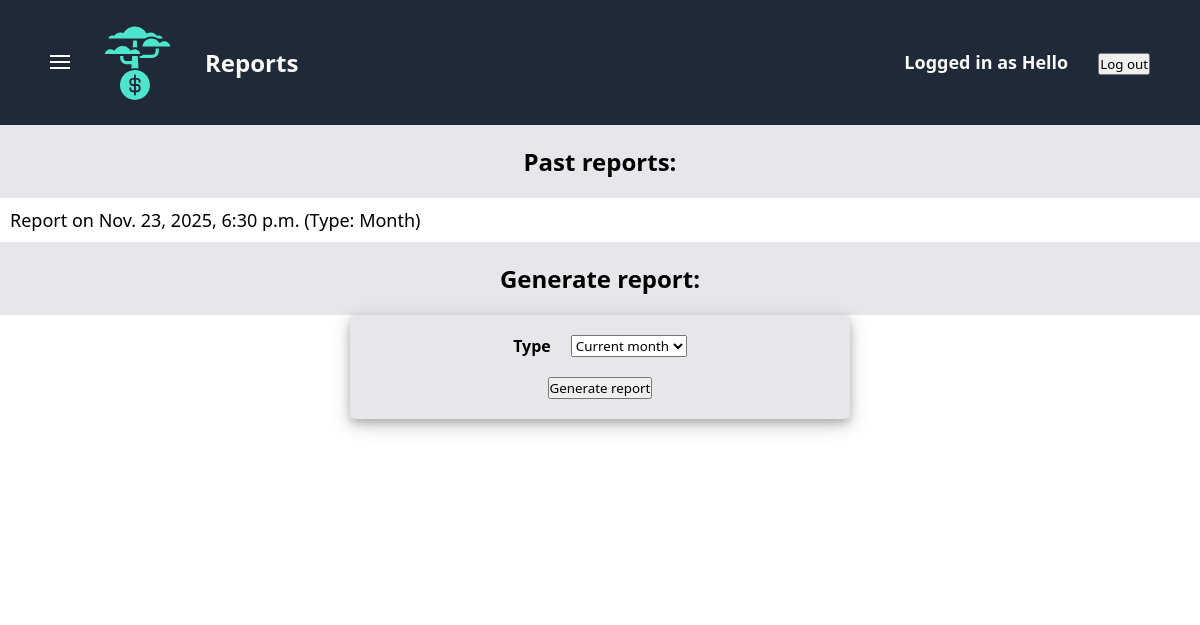
Page /finance/reports/ (signed in) on the earlier database version.
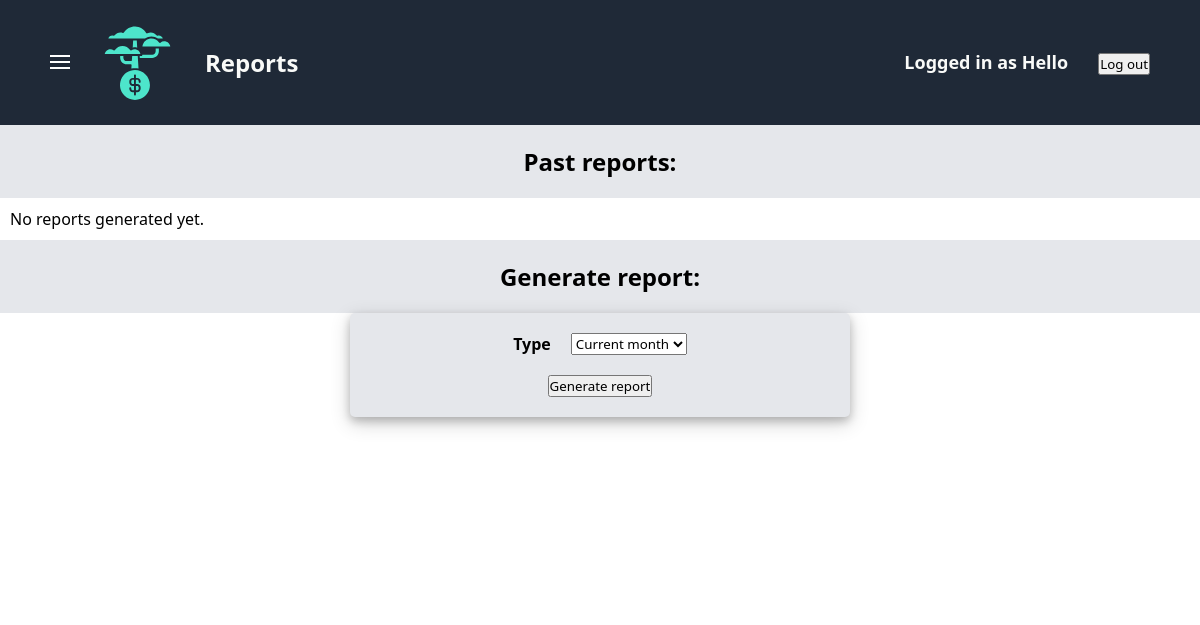
Same page on the later database version.
### finance/models.py (models this page shows)
class Report(models.Model):
    user = models.ForeignKey(User, on_delete=models.CASCADE)
    reportType = models.CharField(default="Month", max_length=200)
    file = models.FileField(upload_to="reports/")
    creationDate = models.DateTimeField(auto_now_add=True)

### finance/views.py (the view)
# urls.py: path("reports/", views.reports, name="reports"),
@login_required
def reports(request):
    message = request.GET.get("message", "")
    reports = Report.objects.all()
    return render(
        request,
        "finance/reports.html",
        {
            "reports": reports,
            "message": message
        }
    )

### finance/templates/finance/reports.html (shortened to what this page needs)
{% extends "finance/finance-base.html" %}
{% block header-title %}Reports{% endblock %}
{% block finance_extra_css %}
    {% load static %}
    <link rel="stylesheet" href="{% static 'finance/reports-style.css' %}">
{% endblock %}
{% block saved-label %}Past reports:{% endblock %}
{% block presence-check-and-list %}
    {% if reports %}
        {% for i in reports %}
            <li id="past-report">
               <a href="{% url 'finance:downloadPastReport' i.id %}">Report on {{ i.creationDate }} (Type: {{ i.reportType }})</a>
            </li>
        {% endfor %}
    {% else %}
        <li>No reports generated yet.</li>
    {% endif %}
{% endblock %}
{% block enter-label %}Generate report:{% endblock %}
{% block form %}
    <form action="{% url 'finance:generateReport' %}" method="post" class="form">
        <div class="form-components">
            <div class="form-labels-and-answers">
                <div class="form-labels">
                    <div><strong>Type</strong></div>
                </div>
                <div class="form-answers">
                    <select id="type" name="type">
                        <option value="Month">Current month</option>
                    </select>
                </div>
            </div>
            <div class="submit">
                <input type="submit" value="Generate report">
            </div>
        </div>
    </form>
{% endblock %}

Differences in the rows shown:
removed Report: creationDate "Nov. 23, 2025, 6:30 p.m.", reportType "Month"
Other differences:
text now shown: "No reports generated yet."
